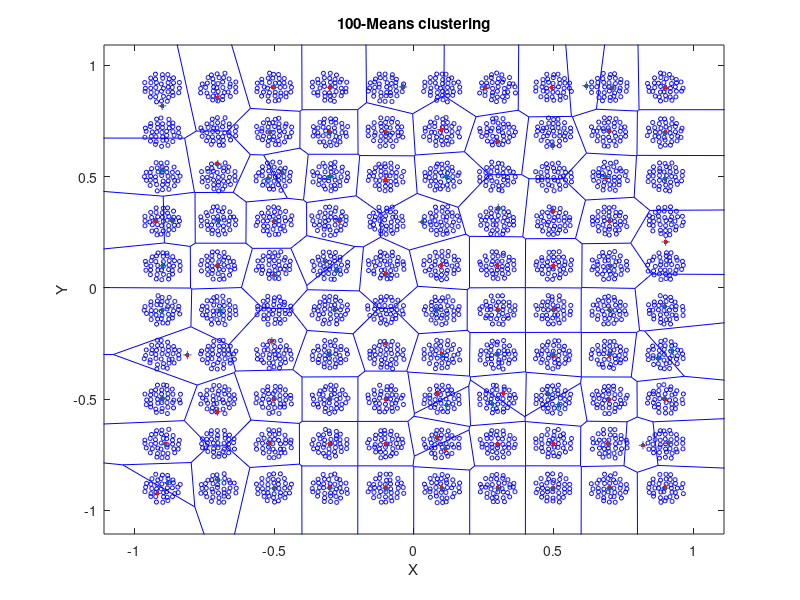

This chart was generated by the following MATLAB code: (Note: this script raises an error after producing the figure.)
function kmeansbatchplotter()
    function plotBatch(epochs)
        batchNG(data, K, epochs);
        xlabel('X');
        ylabel('Y');
        tt = sprintf('Batch Neural Gas clustering, %d epochs', epochs);
        title(tt);
    end

K = 100;

data = load('checkerboard');
data = data.checkerboard;

% Plot for k-means
figure(1);
[~, prototypesHistory] = kmeans(data, K, false, true);
iterations = size(prototypesHistory, 3);
lastPrototypes = prototypesHistory(:, :, iterations); 
plot(data(:,1),data(:,2),'bo','markersize',3)
hold on
plot(lastPrototypes(:,1),lastPrototypes(:,2),'r.','markersize',10,'linewidth',3)  
voronoi(lastPrototypes(:, 1), lastPrototypes(:, 2));
xlabel('X');
ylabel('Y');
tt = sprintf('%d-Means clustering', K);
title(tt);
hold off;
pause;

% Plot for batch neural 20
figure(2);
plotBatch(20);
pause;

% Plot for batch neural 100
figure(3);
plotBatch(100);
pause;

% Plot for batch neural 200
figure(4);
plotBatch(200);
pause;

% Plot for batch neural 500
figure(5);
plotBatch(500);

end